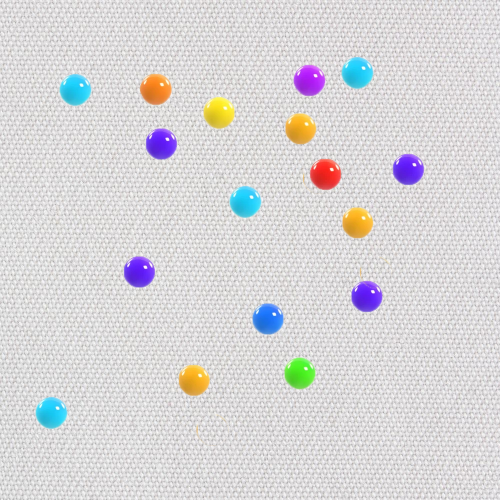
#> input picture img/1red.jpg, 1000 x 1000 px (shown at 1/2 size)
$ python v5.py
#> lines starting #> are read from the running program, lines starting #| are printed output that depends on the picture; after the words box and inside, x2 and y2 are one past the last pixel; in counts of white or black regions, pixels touching at a corner belong together
# python 3.8
# Занятие 2. Морфологические преобразования

import cv2 as cv
import numpy  # noqa: F401
import os

color_limits_ranges = [(0, 0, 0), (359, 100, 100), (0, 0, 0), (179, 255, 255)]

colors = {1: "Красный",
          2: "Оранжевый", 3: "Светло-оранжевый",
          4: "Жёлтый",
          5: "Зелёный",
          6: "Синий", 7: "Голубой", 8: "Бирюзовый",
          9: "Фиолетовый"}
color_limits = {1: [((1, 30, 0), (8, 100, 100)), ((357, 30, 0), (359, 100, 100))],
                2: [((22, 50, 10), (33, 100, 100))],
                3: [((37, 60, 10), (43, 100, 100))],
                4: [((53, 45, 10), (58, 100, 100))],
                5: [((105, 10, 10), (115, 100, 100))],
                6: [((255, 20, 20), (266, 100, 100))],
                7: [((212, 20, 20), (221, 100, 100))],
                8: [((187, 30, 20), (196, 100, 100))],
                9: [((279, 40, 30), (287, 100, 100))]}


def convert_range(value: int, old_min: int, old_max: int, new_min: int, new_max: int) -> int:
    if not(old_min < old_max and new_min <= new_max):
        raise ValueError
    OldRange = (old_max - old_min)
    NewRange = (new_max - new_min)
    NewValue = (((value - old_min) * NewRange) / OldRange) + new_min
    return round(NewValue)


def checkFile(path: str) -> bool:
    return os.path.isfile(path)


def main():
    color_limits_255 = {col: [tuple(tuple(map(convert_range, c, *color_limits_ranges)) for c in cl)
                              for cl in color_limits[col]]
                        for col in color_limits}

    image_path = os.path.normpath(input("Введите путь к изображению(он не должен содержать русские буквы): "))
#> the answer given: ../../img/1red.jpg
    if checkFile(image_path) is False:
        print("Ошибка. Такого файла не существует. ")
        return

    for n in colors:
        print(f"{n} - {colors[n]}")
    color = int(input("Введите номер цвета: "))
#> the answer given: 3
    if color not in colors:
        print("Ошибка. Неправильный цвет. ")
        return

    color_limit = color_limits_255[color]

    img = cv.imread(image_path)
#> img is the input picture: shape (1000, 1000, 3); mean B, G, R 216.1, 214.5, 216.2
    img_hsv = cv.cvtColor(img, cv.COLOR_BGR2HSV)
#> img_hsv: shape (1000, 1000, 3); mean H, S, V 107.4, 12.4, 221.2

    if len(color_limit) == 1:
        mask = cv.inRange(img_hsv, *color_limit[0])
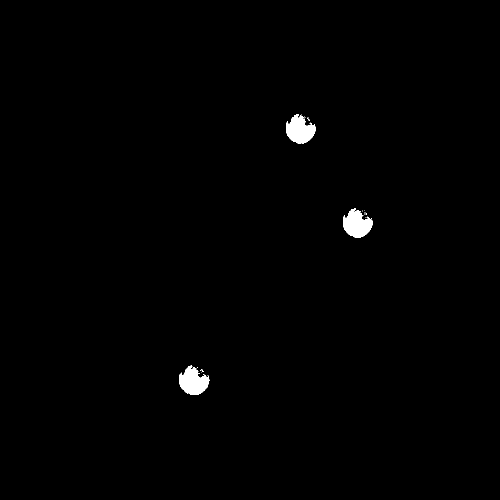
#> mask: shape (1000, 1000) (shown at 1/2 size); 0.7% white; 25 white regions (22 under 20 px), largest, box (x1, y1, x2, y2) and area: (572, 228, 632, 287) 2305, (359, 731, 419, 790) 2302, (686, 416, 746, 475) 2300
    elif len(color_limit) == 2:
        mask0 = cv.inRange(img_hsv, *color_limit[0])
        mask1 = cv.inRange(img_hsv, *color_limit[1])
        mask = cv.bitwise_or(mask0, mask1)
        del mask0, mask1
    else:
        raise ValueError

    kernel = numpy.ones((5, 5))
    mask = cv.dilate(mask, kernel)
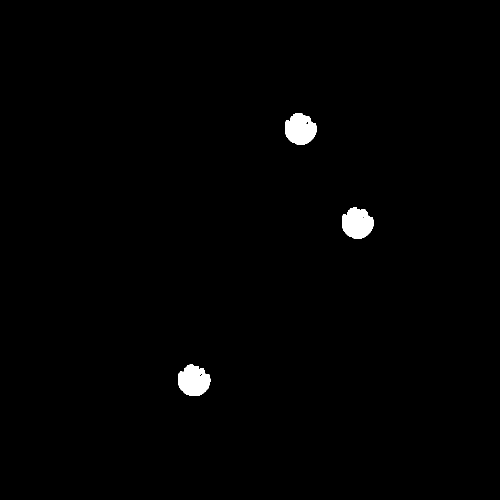
#> mask: shape (1000, 1000) (shown at 1/2 size); 0.91% white; 3 white regions, box (x1, y1, x2, y2) and area: (570, 226, 634, 289) 3027, (684, 414, 748, 477) 3022, (357, 729, 421, 792) 3017
    mask = cv.erode(mask, kernel)
#> mask: shape (1000, 1000); 0.73% white; 3 white regions
    mask = cv.dilate(mask, kernel)

    contours, hierarchy = cv.findContours(mask, cv.RETR_EXTERNAL, cv.CHAIN_APPROX_SIMPLE)
#> contours = 3 contours; box (x1, y1, x2, y2) and area: (570, 226, 634, 289) 2946, (684, 414, 748, 477) 2927, (357, 729, 421, 792) 2926

    quantity = len(hierarchy[0]) if hierarchy is not None else 0
#> quantity = 3

    rects = []
    for contour in contours:
        x, y, w, h = cv.boundingRect(contour)
        rects.append([(x, y), (w, h)])
#> this loop made 3 passes
#> (x, y) on passes 1 to 3: (357, 729), (684, 414), (570, 226)
#> after the loop, rects = [[(357, 729), (64, 63)], [(684, 414), (64, 63)], [(570, 226), (64, 63)]]

    coords = []
    sizes = []
    for rect in rects:
        x, y, w, h = rect[0][0], rect[0][1], rect[1][0], rect[1][1]
        coords.append((round(x + w / 2), round(y + h / 2)))
        sizes.append(int(numpy.mean((w, h))))
#> this loop made 3 passes
#> (rect, x, y) on passes 1 to 3: ([(357, 729), (64, 63)], 357, 729), ([(684, 414), (64, 63)], 684, 414), ([(570, 226), (64, 63)], 570, 226)
#> after the loop, coords = [(389, 760), (716, 446), (602, 258)]; sizes = [63, 63, 63]

    minDistance = -1
    minD_x0, minD_y0 = -1, -1
    minD_x1, minD_y1 = -1, -1
    for c0 in coords:
        for c1 in coords:
            if c0 != c1:
                x0, y0 = c0[0], c0[1]
                x1, y1 = c1[0], c1[1]
                distance = round(numpy.sqrt((x1 - x0) ** 2 + (y1 - y0) ** 2))
                if distance < minDistance or minDistance == -1:
                    minDistance = distance
                    minD_x0, minD_x1 = x0, x1
                    minD_y0, minD_y1 = y0, y1
#> this loop made 3 passes
#> after the loop, minD_x0 = 716; minD_x1 = 602; minD_y0 = 446; minD_y1 = 258; minDistance = 220

    if minDistance != -1:
        cv.line(img, (minD_x0, minD_y0), (minD_x1, minD_y1), (255, 0, 255), 2)
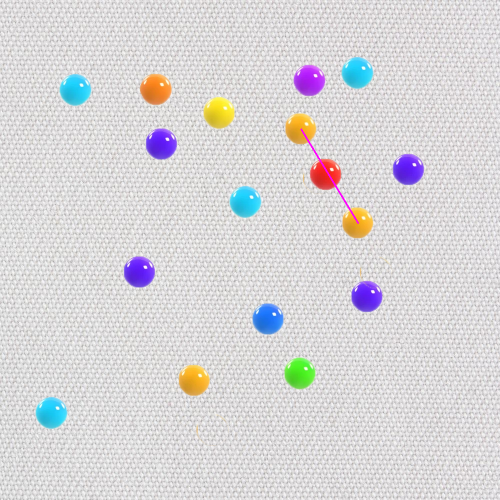
#> img: shape (1000, 1000, 3) (shown at 1/2 size); 0.07% of pixels changed, all inside (x1, y1, x2, y2) = (601, 257, 718, 448)

    print(f"Цвет: {colors[color]}. ")
    print(f"Количество мячиков этого цвета на картинке: {quantity}. " if quantity != 0 else
          "На изображении нет мячиков этого цвета. ")
#| Количество мячиков этого цвета на картинке: 3.
    for b in range(quantity):
        c = coords[b]
        s = sizes[b]
        x, y = c[0], c[1]
        print(f"{b+1}. x: {x}, y: {y}, diameter: {s}")
#> this loop made 3 passes
#| 1. x: 389, y: 760, diameter: 63
#| 2. x: 716, y: 446, diameter: 63
#| 3. x: 602, y: 258, diameter: 63
    if minDistance != -1:
        print(f"Минимальное расстояние: {minDistance}")
#| Минимальное расстояние: 220

    cv.imshow("image", img)
    cv.waitKey(0)
    cv.destroyAllWindows()


if __name__ == "__main__":
    main()

$ run again, on img/5red.jpg
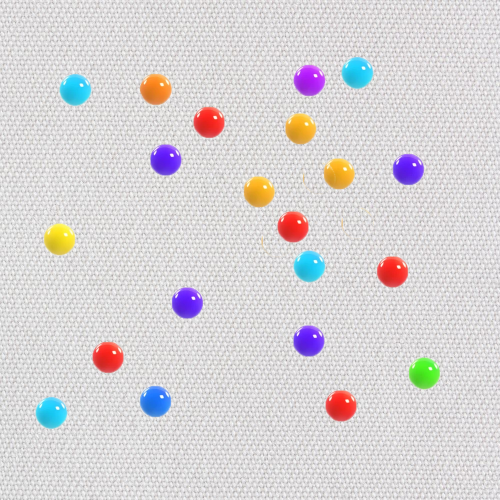
#> input picture img/5red.jpg, 1000 x 1000 px (shown at 1/2 size)
#> in main, img is the input picture: shape (1000, 1000, 3); mean B, G, R 214.1, 212.7, 216.4
#> img_hsv: shape (1000, 1000, 3); mean H, S, V 106.3, 14.7, 221.4
#> in main, `mask = cv.inRange(img_hsv, *color_limit[0])`:
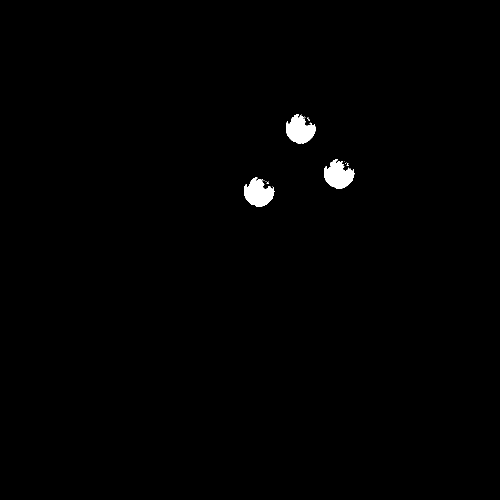
#> mask: shape (1000, 1000) (shown at 1/2 size); 0.69% white; 23 white regions (20 under 20 px), largest, box (x1, y1, x2, y2) and area: (572, 228, 632, 287) 2305, (489, 354, 549, 413) 2304, (649, 318, 709, 377) 2283
#> in main, `mask = cv.dilate(mask, kernel)`:
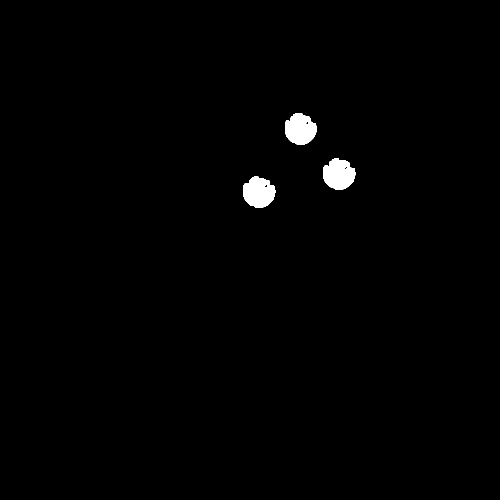
#> mask: shape (1000, 1000) (shown at 1/2 size); 0.91% white; 3 white regions, box (x1, y1, x2, y2) and area: (570, 226, 634, 289) 3027, (647, 316, 711, 379) 3019, (487, 352, 551, 415) 3010
#> contours = 3 contours; box (x1, y1, x2, y2) and area: (570, 226, 634, 289) 2946, (487, 352, 551, 415) 2930, (647, 316, 711, 379) 2930
#> quantity = 3
#> the loop in main, `for contour in contours:` made 3 passes
#> (x, y) on passes 1 to 3: (487, 352), (647, 316), (570, 226)
#> after the loop in main, `for contour in contours:`: rects = [[(487, 352), (64, 63)], [(647, 316), (64, 63)], [(570, 226), (64, 63)]]
#> the loop in main, `for rect in rects:` made 3 passes
#> (rect, x, y) on passes 1 to 3: ([(487, 352), (64, 63)], 487, 352), ([(647, 316), (64, 63)], 647, 316), ([(570, 226), (64, 63)], 570, 226)
#> after the loop in main, `for rect in rects:`: coords = [(519, 384), (679, 348), (602, 258)]; sizes = [63, 63, 63]
#> the loop in main, `for c0 in coords:` made 3 passes
#> after the loop in main, `for c0 in coords:`: minD_x0 = 679; minD_x1 = 602; minD_y0 = 348; minD_y1 = 258; minDistance = 118
#> img: shape (1000, 1000, 3); 0.04% of pixels changed, all inside (x1, y1, x2, y2) = (601, 257, 681, 350)
#| Количество мячиков этого цвета на картинке: 3.
#> the loop in main, `for b in range(quantity):` made 3 passes
#> (printed output is left out)
#| Минимальное расстояние: 118
